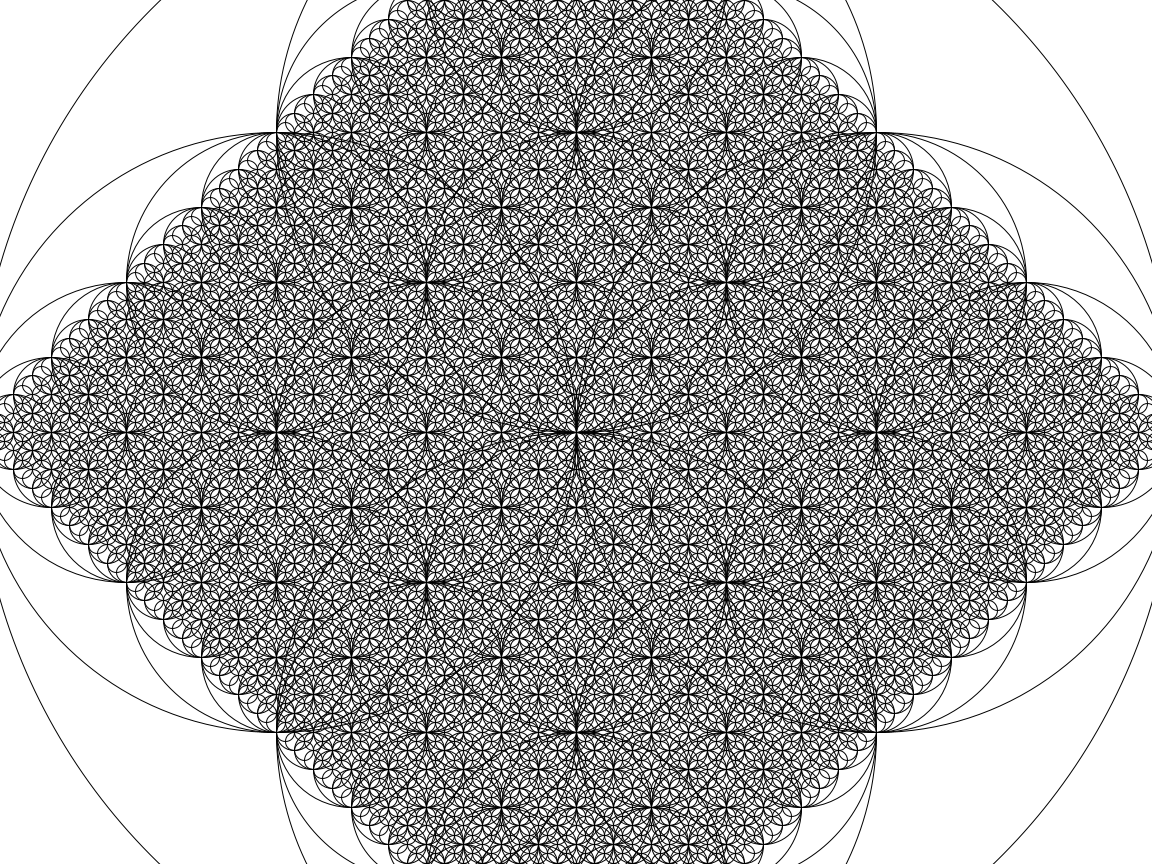
Frame 1 (no input)
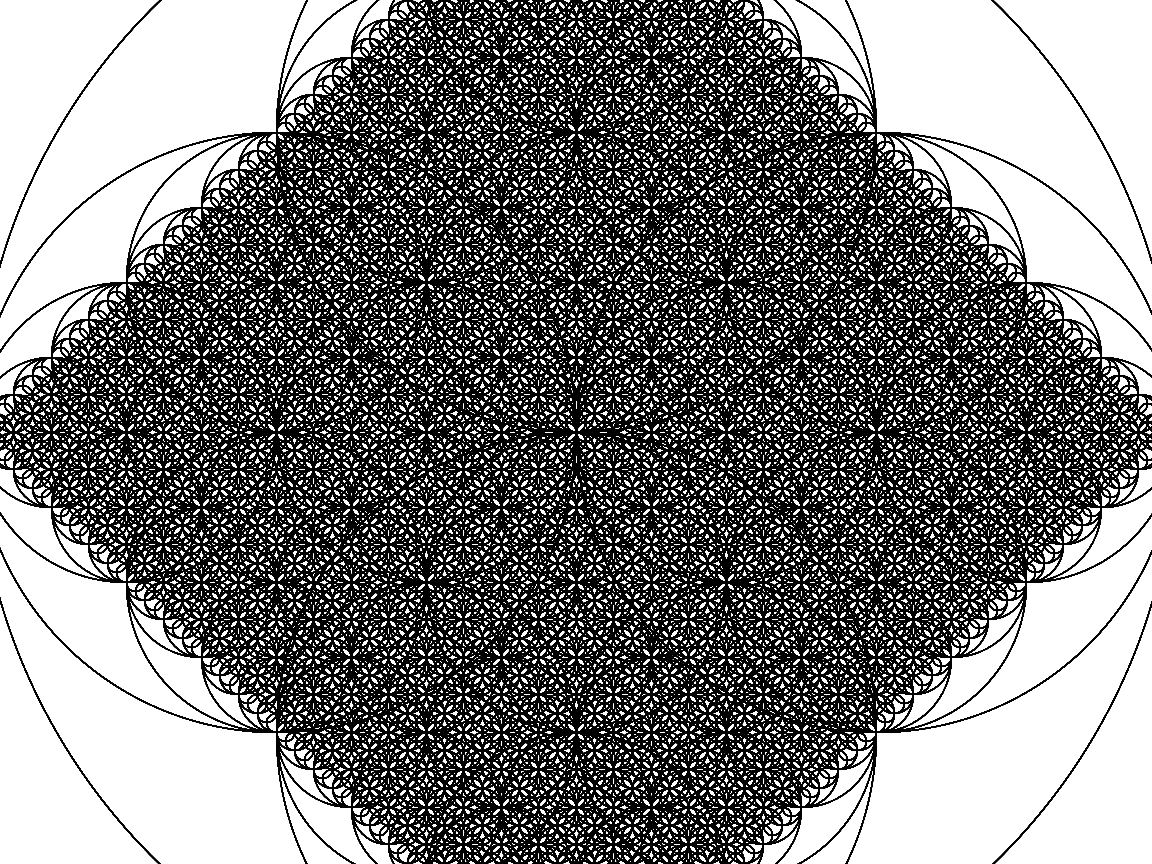
Frame 60 (the mouse pressed at the canvas centre just before this capture)
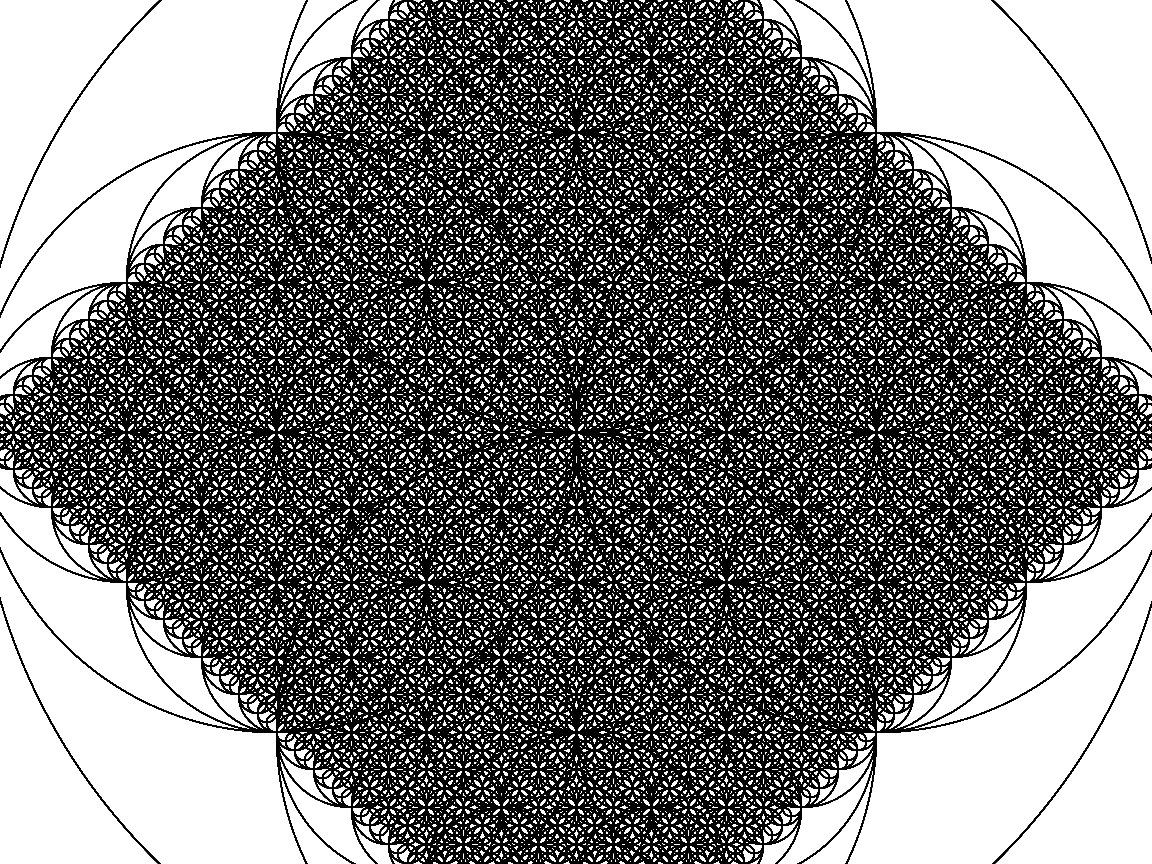
Frame 120 (the mouse held since frame 60 and released just before this capture)

The Processing sketch that drew these frames (run headless with seeded random() and noise(); from frame 60 on, the mouse is pressed at the canvas centre):

// Processing sketch: RecCir
// ── RecCir.pde
void setup() {
  size(1152, 864);
  background(255);
  
}

void draw() {
  drawCircle(width/2, height/2, 1200);
}

void drawCircle(float x, float y, float radius) {
  stroke(0.1);
  noFill();
  ellipse(x, y, radius, radius);
  if (radius > 24) {
    radius *= 0.5;
    drawCircle(x + radius/2, y, radius);
    drawCircle(x - radius/2, y, radius);
    drawCircle(x, y+radius/2, radius);
    drawCircle(x, y-radius/2, radius);
  }
}
